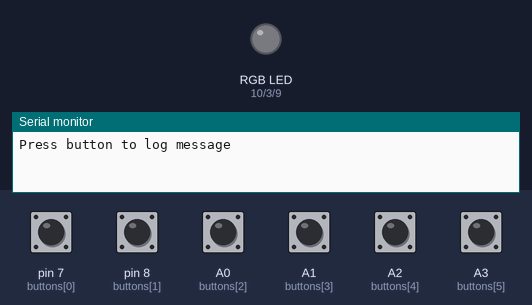
A sketch run on a simulated Arduino Uno, built with avr-gcc and run on an emulated ATmega328P. On the bench: an RGB LED mixed from three pins (HIGH = lit), the last lines printed to the serial monitor. The inputs (shaded band) are chosen by the test bench; at power-on: A0 (buttons[2]), A1 (buttons[3]), A2 (buttons[4]), A3 (buttons[5]), pin 7 (buttons[0]), pin 8 (buttons[1]) HIGH.

Above: at 1.2 s.
1.3 s: pin 7 (buttons[0]) pulled LOW for 0.15 s
At 2.1 s:
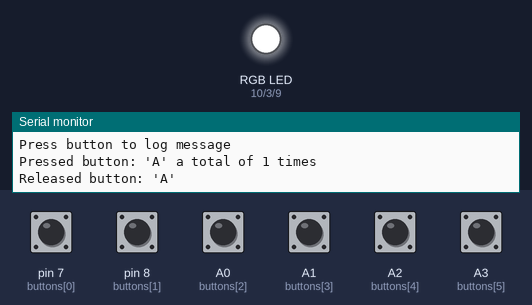
2.9 s: pin 8 (buttons[1]) pulled LOW for 0.15 s
At 2.97 s:
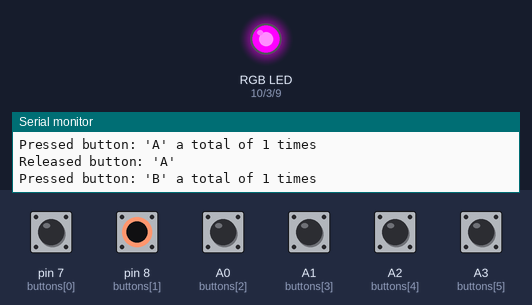
4.5 s: A0 (buttons[2]) pulled LOW for 0.15 s
At 4.57 s:
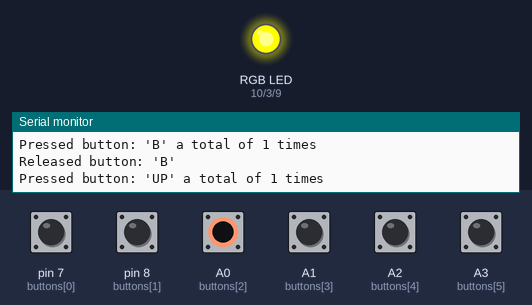
6.1 s: A1 (buttons[3]) pulled LOW for 0.15 s
At 6.17 s:
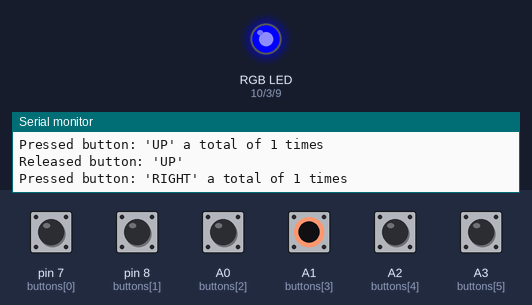
7.7 s: A2 (buttons[4]) pulled LOW for 0.15 s
At 7.77 s:
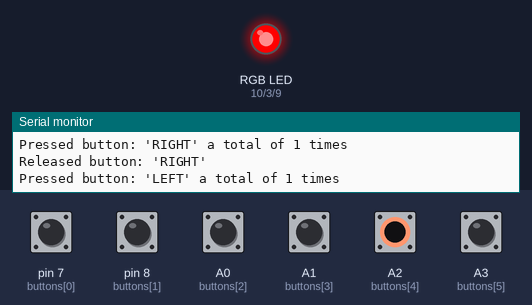
9.3 s: A3 (buttons[5]) pulled LOW for 0.15 s
At 9.37 s:
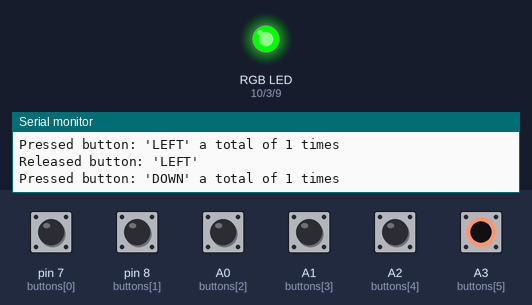
Timing chart, 0 to 11.9 s (numbered marks = the images above; inputs shaded):
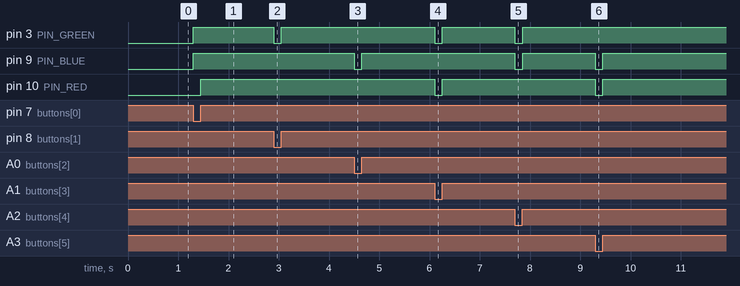

The sketch:

LEDs.ino
```cpp
const int buttons [] = {7,8,A0,A1,A2,A3};
const char buttonNames [6][6] = {"A","B","UP","RIGHT","LEFT","DOWN"};
int counter [] = {0,0,0,0,0,0};
int currentState [6] = {};
int lastState [6] = {};

const int PIN_RED   = 10;
const int PIN_GREEN = 3;
const int PIN_BLUE  = 9;

struct rgbcolor {
  uint8_t r;   // red value
  uint8_t g;   // green value
  uint8_t b;   // blue value
} colors[] = {
  {255, 0, 0},
  {0, 255, 0},
  {0, 0, 255},
  {255, 255, 0},
  {0, 255, 255},
  {255, 0, 255},
};


void setup() {
  while (!Serial) {}
  Serial.begin(9600);
  Serial.println("Press button to log message");

  for (int i = 0; i < 6; i++) {
     pinMode(buttons[i], INPUT_PULLUP);
  }

  pinMode(PIN_RED,   OUTPUT);
  pinMode(PIN_GREEN, OUTPUT);
  pinMode(PIN_BLUE,  OUTPUT);
}

void loop() {
  for (int i = 0; i < 6; i++) {

    // read the state of the switch/button:
    currentState[i] = digitalRead(buttons[i]);

    String message;

    if(lastState[i] == HIGH && currentState[i] == LOW) {
      counter[i]++;
      message = (String)"Pressed button: '" + buttonNames[i] + "' a total of " + counter[i] + " times";
      Serial.println(message);

      setColor(colors[i]);
    }
    else if(lastState[i] == LOW && currentState[i] == HIGH && counter[i] > 0) {
      message = (String)"Released button: '" +  + buttonNames[i] + "'";
      Serial.println(message);

      setColor({0, 0, 0});
    }

    // save the the last state
    lastState[i] = currentState[i];
  }
}

void setColor(rgbcolor color) {
  analogWrite(PIN_RED,   255 - color.r);
  analogWrite(PIN_GREEN, 255 - color.g);
  analogWrite(PIN_BLUE,  255 - color.b);
}
```

Measured:
- after the input at 1.3 s, pin 3 (PIN_GREEN), pin 9 (PIN_BLUE): LOW → HIGH at once; pin 10 (PIN_RED): LOW → HIGH after 0.15 s
- after the input at 2.9 s, pin 3 (PIN_GREEN): HIGH → LOW at once, → HIGH 0.15 s later
- after the input at 4.5 s, pin 9 (PIN_BLUE): HIGH → LOW at once, → HIGH 0.15 s later
- after the input at 6.1 s, pin 3 (PIN_GREEN), pin 10 (PIN_RED): HIGH → LOW at once, → HIGH 0.15 s later
- after the input at 7.7 s, pin 3 (PIN_GREEN), pin 9 (PIN_BLUE): HIGH → LOW at once, → HIGH 0.15 s later
- after the input at 9.3 s, pin 9 (PIN_BLUE), pin 10 (PIN_RED): HIGH → LOW at once, → HIGH 0.15 s later
